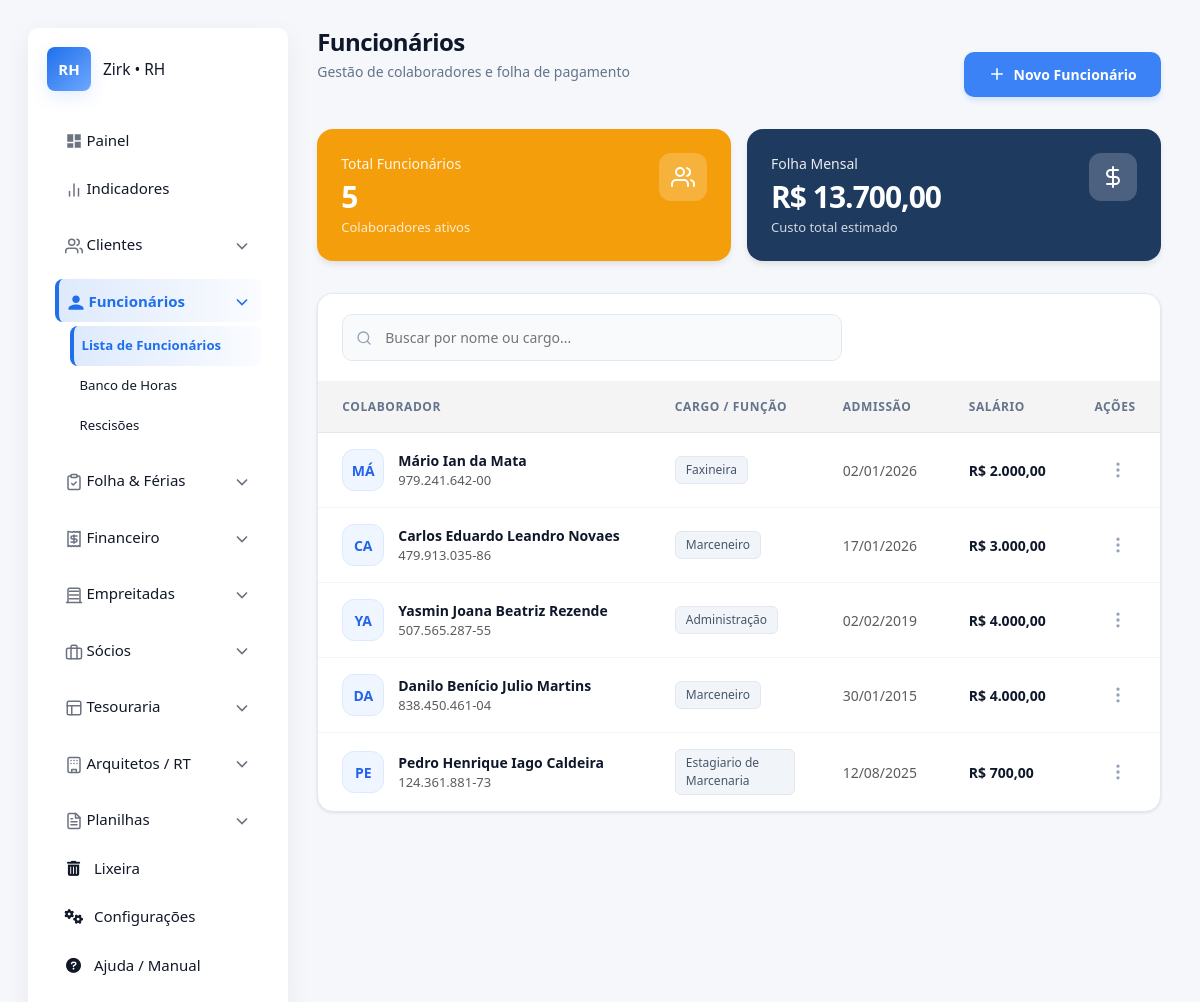
The page /funcionarios/ (signed in) on the database its author committed.
### apps/funcionarios/models.py (models this page shows, shortened)
class Funcionario(SoftDeleteMixin):
    nome = models.CharField(max_length=200)
    data_nascimento = models.DateField(null=True, blank=True)
    natural_de = models.CharField(max_length=100, blank=True, null=True)
    sexo = models.CharField(
        max_length=1,
        choices=Sexo.choices,
        default=Sexo.OUTRO)
    grau_instrucao = models.IntegerField(choices=GrauInstrucao.choices, null=True, blank=True)
    estado_civil = models.CharField(max_length=3, choices=EstadoCivil.choices, blank=True, null=True)
    conjuge = models.CharField(max_length=200, blank=True, null=True)
    nome_pai = models.CharField(max_length=200, blank=True, null=True)
    nome_mae = models.CharField(max_length=200, blank=True, null=True)
    numero_filhos = models.PositiveIntegerField(default=0)

class DocumentosFuncionario(models.Model):
    funcionario = models.OneToOneField(Funcionario, on_delete=models.CASCADE, related_name="documentos")
    pis_pasep = models.CharField(max_length=20, blank=True, null=True, verbose_name="PIS/PASEP")
    rg = models.CharField(max_length=20, blank=True, null=True)
    rg_orgao_expedidor = models.CharField(max_length=20, blank=True, null=True)
    cpf = models.CharField(max_length=14, unique=True)
    ctps_numero = models.CharField(max_length=20, blank=True, null=True)
    ctps_serie = models.CharField(max_length=10, blank=True, null=True)
    ctps_uf = models.CharField(max_length=2, blank=True, null=True)
    titulo_eleitor = models.CharField(max_length=20, blank=True, null=True)
    certificado_reservista = models.CharField(max_length=20, blank=True, null=True)
    tipo_pis_pasep = models.CharField(
            max_length=5,
            choices=TipoDocumentoPis.choices,
            default=TipoDocumentoPis.PIS,
            blank=True,
            null=True,
            verbose_name="Tipo (PIS/PASEP)"
        )
    rg = models.CharField(max_length=20, blank=True, null=True)
    @property
    def cpf_formatado(self):
        if not self.cpf:
            return None
        numeros = ''.join(filter(str.isdigit, self.cpf))
        if len(numeros) == 11:
            return f"{numeros[:3]}.{numeros[3:6]}.{numeros[6:9]}-{numeros[9:]}"
        return self.cpf # Retorna original se não tiver 11 dígitos

class DadosTrabalhistas(models.Model):
    funcionario = models.OneToOneField(Funcionario, on_delete=models.CASCADE, related_name="dados_trabalhistas")
    data_admissao_contabilidade = models.DateField()
    data_admissao_marcenaria = models.DateField()
    funcao = models.CharField(max_length=100)
    cbo = models.CharField(max_length=20, blank=True, null=True)
    salario = models.DecimalField(max_digits=10, decimal_places=2)
    insalubridade = models.DecimalField(max_digits=5, decimal_places=2, help_text="Percentual (%)", null=True, blank=True)
    horario_trabalho = models.CharField(max_length=200, blank=True, null=True)
    contrato_experiencia_dias = models.PositiveIntegerField(null=True, blank=True)
    prorrogação_dias = models.PositiveIntegerField(null=True, blank=True)

### apps/funcionarios/views.py (the view)
# urls.py: path('', views.lista_funcionarios, name='funcionarios'),
@login_required
def lista_funcionarios(request):
    context = _get_dashboard_context()
    context.update({
        'funcionario_form': FuncionarioForm(),
        'endereco_form': EnderecoFuncionarioForm(),
        'documentos_form': DocumentosFuncionarioForm(),
        'dados_trabalhistas_form': DadosTrabalhistasForm(),
    })
    return render(request, 'core/funcionarios/list.html', context)

### apps/funcionarios/forms.py
class FuncionarioForm(forms.ModelForm):
    class Meta:
        model = Funcionario
        fields = [
            'nome', 'data_nascimento', 'sexo', 'natural_de',
            'grau_instrucao', 'estado_civil', 'conjuge',
            'nome_pai', 'nome_mae', 'numero_filhos'
        ]
        widgets = {
            'data_nascimento': forms.DateInput(attrs={'type': 'date'}, format='%Y-%m-%d'  ),
            }

class EnderecoFuncionarioForm(forms.ModelForm):
    class Meta:
        model = EnderecoFuncionario
        fields = ['cep', 'endereco', 'numero', 'bairro', 'cidade', 'uf']

### apps/configuracoes/context_processors.py (called while the page is built)
def configuracoes_globais(request):
    return {}

### apps/configuracoes/mixin.py (called while the page is built)
    def get_queryset(self):
        return super().get_queryset().filter(is_deleted=False)

### apps/ferias/service.py (called while the page is built, shortened)
def gerar_novo_periodo_aquisitivo(funcionario):
    if getattr(funcionario, 'is_deleted', False):
        return None
    if not hasattr(funcionario, 'dados_trabalhistas'):
        return None
    dados = funcionario.dados_trabalhistas
    data_admissao = dados.data_admissao_marcenaria or dados.data_admissao_contabilidade
    if not data_admissao:
        return None
    ultimo_periodo = funcionario.periodos_aquisitivos.order_by('-data_fim').first()
    hoje = timezone.now().date()
    data_limite_retroativa = hoje - relativedelta(years=2)
    data_inicio_calculada = None
    if not ultimo_periodo:
        data_inicio_calculada = data_admissao
    else:
        if ultimo_periodo.data_fim >= hoje:
            return None  # Período atual ainda está vigente
        data_inicio_calculada = ultimo_periodo.data_fim + timedelta(days=1)

def atualizar_todos_periodos():
    funcionarios = Funcionario.objects.all() # O SoftDeleteMixin já deve filtrar os deletados
    for func in funcionarios:
        if getattr(func, 'is_deleted', False):
            continue
        gerar_novo_periodo_aquisitivo(func)

### apps/funcionarios/views.py (called while the page is built)
def _get_dashboard_context():
    qs = Funcionario.objects.all().select_related('dados_trabalhistas', 'endereco')
    total_funcionarios = qs.count()
    total_folha = DadosTrabalhistas.objects.aggregate(soma=Sum('salario'))['soma'] or 0
    return {
        'funcionarios': qs,
        'total_funcionarios': total_funcionarios,
        'total_folha': total_folha,
    }

### templates/core/funcionarios/list.html (shortened to what this page needs)
{% extends "core/base.html" %}
{% load static %}
{% block content %}
<div class="dash-container">
    <div class="dash-header">
        <div>
            <h1 class="dash-title">Funcionários</h1>
            <p class="dash-subtitle">Gestão de colaboradores e folha de pagamento</p>
        </div>
        <button onclick="openModal()" class="btn-primary">
            <svg xmlns="http://www.w3.org/2000/svg" width="18" height="18" viewBox="0 0 24 24" fill="none" stroke="currentColor" stroke-width="2" stroke-linecap="round" stroke-linejoin="round"><path d="M5 12h14"/><path d="M12 5v14"/></svg>
            Novo Funcionário
        </button>
    </div>
    <div class="top-stats-grid">
        <div class="top-card bg-orange-original">
            <div>
                <div class="top-label">Total Funcionários</div>
                <div class="top-value">{{ total_funcionarios|default:"0" }}</div>
                <div class="top-sub">Colaboradores ativos</div>
            </div>
            <div class="top-icon">
            </div>
        </div>
        <div class="top-card bg-blue-original">
            <div>
                <div class="top-label">Folha Mensal</div>
                <div class="top-value">R$ {{ total_folha|floatformat:"2g" }}</div>
                <div class="top-sub">Custo total estimado</div>
            </div>
            <div class="top-icon">
                <svg xmlns="http://www.w3.org/2000/svg" width="24" height="24" viewBox="0 0 24 24" fill="none" stroke="currentColor" stroke-width="2" stroke-linecap="round" stroke-linejoin="round"><path d="M12 2v20"/><path d="M17 5H9.5a3.5 3.5 0 0 0 0 7h5a3.5 3.5 0 0 1 0 7H6"/></svg>
            </div>
        </div>
    </div>
    <div class="standard-card">
        <div class="search-bar-row">
            <div class="rh-search">
                <input id="searchInput" type="search" placeholder="Buscar por nome ou cargo..." onkeyup="filterTable()">
            </div>
        </div>
        <div class="table-responsive">
            <table class="rh-table" id="funcionariosTable">
                <thead>
                    <tr>
                        <th width="40%">Colaborador</th>
                        <th width="20%">Cargo / Função</th>
                        <th width="15%">Admissão</th>
                        <th width="15%">Salário</th>
                        <th width="10%" style="text-align: right;">Ações</th>
                    </tr>
                </thead>
                <tbody>
                    {% for funcionario in funcionarios %}
                    <tr class="funcionario-row">
                        <td>
                            <div class="col-profile">
                                <div class="avatar-circle">
                                    {{ funcionario.nome|slice:":2"|upper }}
                                </div>
                                <div>
                                    <div class="search-name" style="font-weight:600; color:var(--slate-900)">{{ funcionario.nome }}</div>
                                    <div class="text-muted">{{ funcionario.documentos.cpf_formatado|default:"-" }}</div>
                                </div>
                            </div>
                        </td>
                        <td>
                            {% if funcionario.dados_trabalhistas.funcao %}
                                <span class="role-badge search-role">{{ funcionario.dados_trabalhistas.funcao }}</span>
                            {% else %}
                                <span class="text-muted">—</span>
                            {% endif %}
                        </td>
                        <td class="text-muted">
                            {{ funcionario.dados_trabalhistas.data_admissao_marcenaria|date:"d/m/Y"|default:"-" }}
                        </td>
                        <td class="text-val">
                            {% if funcionario.dados_trabalhistas.salario %}
                                R$ {{ funcionario.dados_trabalhistas.salario|floatformat:"2g" }}
                            {% else %}
                                <span class="text-muted">—</span>
                            {% endif %}
                        </td>
                        <td style="text-align: right; position: relative;">
                            <div class="action-menu">
                                <button class="dots-btn" onclick="toggleMenu('menu-{{ funcionario.pk }}')">
                                    <svg xmlns="http://www.w3.org/2000/svg" width="20" height="20" viewBox="0 0 24 24" fill="none" stroke="currentColor" stroke-width="2" stroke-linecap="round" stroke-linejoin="round"><circle cx="12" cy="12" r="1"/><circle cx="12" cy="5" r="1"/><circle cx="12" cy="19" r="1"/></svg>
                                </button>
                            </div>
                        </td>
                    </tr>
                    {% endfor %}
                </tbody>
            </table>
        </div>
    </div>
</div>
{% endblock %}

### static/core/css/style.css (style rules this page uses)
:root { --bg: #f5f7fb; --surface: #ffffff; --surface-secondary: #f7faff; --text: #111827; --text-secondary: #4b5563; --muted: #6b7280; --primary: #1f6feb; --primary-hover: #1a5dbd; --accent: #13a38c; --danger: #e5544b; --border-color: #e5e7eb; --input-bg: #fbfcfe; --input-border: #e7edf8; --table-header-bg: #f4f4f4; --table-row-hover: #f9f9f9; --nav-hover: #F3F6FB; --shadow-color: rgba(15, 23, 42, 0.06); --shadow-primary: rgba(31, 111, 235, 0.12); --radius: 10px; --gap: 18px; font-family: Inter, system-ui, -apple-system, "Segoe UI", Roboto, "Helvetica Neue", Arial; font-size: 15px; }
* { box-sizing: border-box; }
html, body { height: 100%; margin: 0; background: var(--bg); color: var(--text); -webkit-font-smoothing: antialiased; }
button { font: inherit; }
.btn-primary { background-color: var(--primary); color: #fff; border: none; padding: 0.8rem 2rem; border-radius: 8px; font-size: 1rem; cursor: pointer; transition: background 0.2s ease; }
table { width: 100%; border-collapse: collapse; font-size: 0.95rem; }
thead th { text-align: left; padding: 10px 8px; color: var(--muted); font-weight: 700; border-bottom: 1px solid var(--border-color); }
th, td { padding: 12px 20px; text-align: left; border-bottom: 1px solid var(--border-color); color: var(--text); }
th { background-color: var(--table-header-bg); }

### rows shown on the page
Funcionario: nome "MÁ", nome "Mário Ian da Mata", documentos.cpf_formatado "979.241.642-00", dados_trabalhistas.funcao "Faxineira", dados_trabalhistas.data_admissao_marcenaria "02/01/2026", dados_trabalhistas.salario "2.000,00"
Funcionario: nome "CA", nome "Carlos Eduardo Leandro Novaes", documentos.cpf_formatado "479.913.035-86", dados_trabalhistas.funcao "Marceneiro", dados_trabalhistas.data_admissao_marcenaria "17/01/2026", dados_trabalhistas.salario "3.000,00"
Funcionario: nome "YA", nome "Yasmin Joana Beatriz Rezende", documentos.cpf_formatado "507.565.287-55", dados_trabalhistas.funcao "Administração", dados_trabalhistas.data_admissao_marcenaria "02/02/2019", dados_trabalhistas.salario "4.000,00"
Funcionario: nome "DA", nome "Danilo Benício Julio Martins", documentos.cpf_formatado "838.450.461-04", dados_trabalhistas.funcao "Marceneiro", dados_trabalhistas.data_admissao_marcenaria "30/01/2015", dados_trabalhistas.salario "4.000,00"
Funcionario: nome "PE", nome "Pedro Henrique Iago Caldeira", documentos.cpf_formatado "124.361.881-73", dados_trabalhistas.funcao "Estagiario de Marcenaria", dados_trabalhistas.data_admissao_marcenaria "12/08/2025", dados_trabalhistas.salario "700,00"

### other values the page prints
{{ total_funcionarios|default:"0" }} "5"
{{ total_folha|floatformat:"2g" }} "13.700,00"
